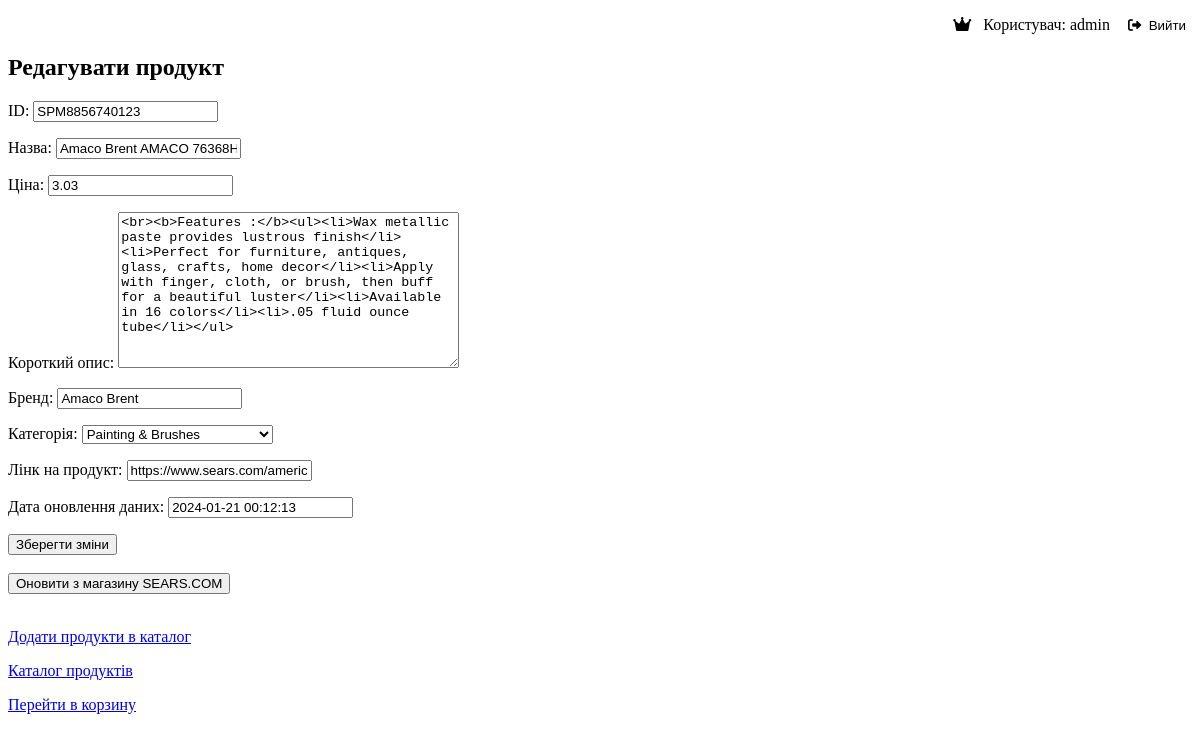
Before: /products/edit/9/ (signed in) with the older database file.
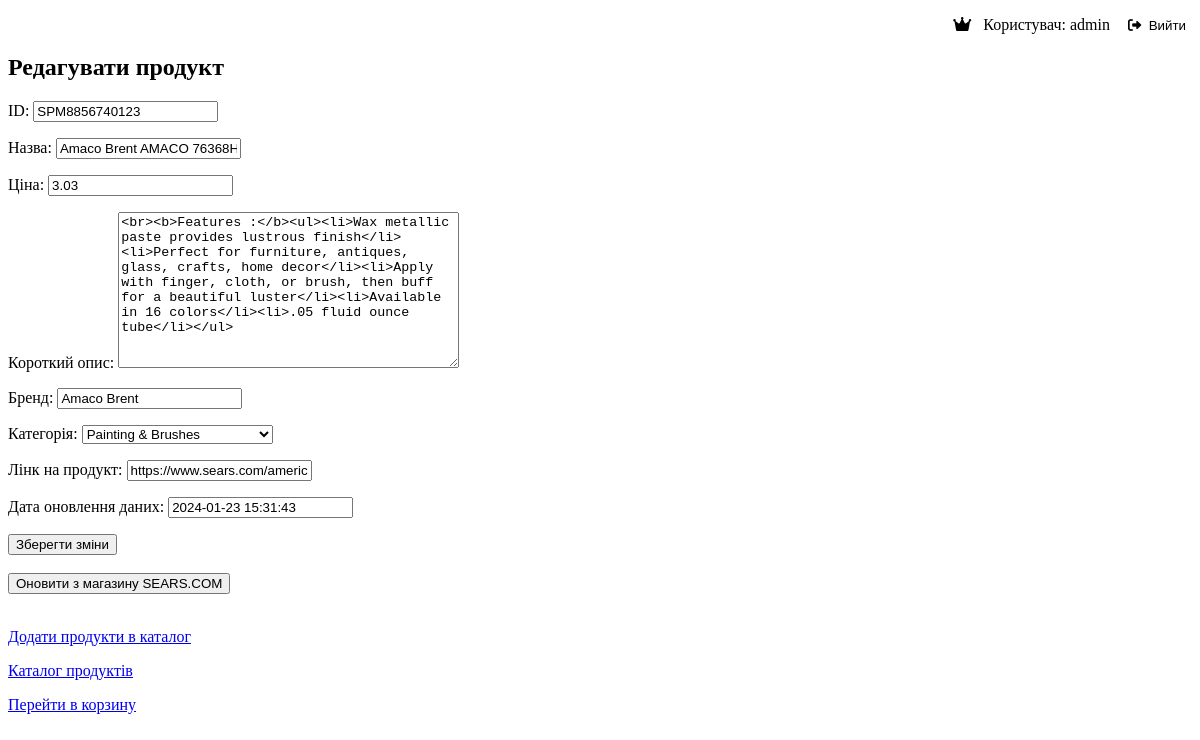
After: the same page with the newer database file.
### products/models.py (models this page shows, shortened)
class Product(models.Model):
    product_id = models.CharField(max_length=50, unique=True, verbose_name='ID')
    name = models.CharField(max_length=255, verbose_name='Назва')
    price = models.DecimalField(max_digits=10, decimal_places=2, verbose_name='Ціна')
    short_description = models.TextField(blank=True, null=True, verbose_name='Короткий опис')
    brand = models.CharField(max_length=100, blank=True, null=True, verbose_name='Бренд')
    category = models.ForeignKey(
        'Category',
        on_delete=models.SET_NULL,
        null=True,
        blank=True,
        related_name='products',
        verbose_name='Категорія')
    link_to_product = models.URLField(max_length=255, verbose_name='Лінк на продукт')
    update_date = models.DateTimeField(verbose_name='Дата оновлення даних')

class Category(models.Model):
    name = models.CharField(max_length=150, verbose_name='Назва категорії')
    def __str__(self):
        return self.name

### products/views.py (the view, shortened to what this page needs)
# urls.py: path("products/edit/<int:pk>/", product_edit, name="product_edit"),
def product_edit(request, pk):
    if request.user and not request.user.is_superuser:
        messages.error(request, 'Доступ до сторінки редагування продуктів мають лише суперюзери.')
        return redirect(reverse('products:products_list'))
    edit_object = get_object_or_404(Product, pk=pk)
    form = ProductForm(instance=edit_object)
    return render(request, 'product_edit.html', {'form': form, 'pk': pk})

### products/forms.py
class ProductForm(forms.ModelForm):
    class Meta:
        model = Product
        fields = ['product_id', 'name', 'price', 'short_description', 'brand', 'category', 'link_to_product',
                  'update_date']

### products/templates/product_edit.html (shortened to what this page needs)
<!DOCTYPE html>
<html>
<head>
    <link rel="stylesheet" href="https://cdnjs.cloudflare.com/ajax/libs/font-awesome/6.0.0/css/all.min.css">
</head>
<body>
{% if request.user.is_authenticated %}
    <p style="text-align: right;">
        {% if request.user.is_superuser %}
            <i class="fas fa-crown"></i>&nbsp;&nbsp;
        {% endif %}
        Користувач: {{ request.user.username }}&nbsp;&nbsp;
        <a href="{% url 'users_accounts:logout' %}">
            <button class="btn btn-outline-secondary ml-auto" type="button">
                <i class="fas fa-sign-out-alt"></i>&nbsp;&nbsp;Вийти
            </button>
        </a>
    </p>
{% endif %}
<h2>Редагувати продукт</h2>
<form method="post" enctype="multipart/form-data">
    {{ form.as_p }}
    <button type="submit">Зберегти зміни</button>
</form>
<br>
<a href="{% url 'products:product_update_from_sears_com' pk=pk %}">
    <button>Оновити з магазину SEARS.COM</button>
</a>
<br><br>
{% if request.user.is_superuser %}
    <p><a href="{% url 'products:product_input' %}">Додати продукти в каталог</a></p>
{% endif %}
<p><a href="{% url 'products:products_list' %}">Каталог продуктів</a></p>
{% if request.user.is_authenticated %}
    <p><a href="{% url 'cart:products_in_cart_list' %}">Перейти в корзину</a></p>
{% endif %}
</body>
</html>

Changed rows visible on the page:
changed Product "SPM8856740123": update_date "2024-01-21 00:12:13" → "2024-01-23 15:31:43"
